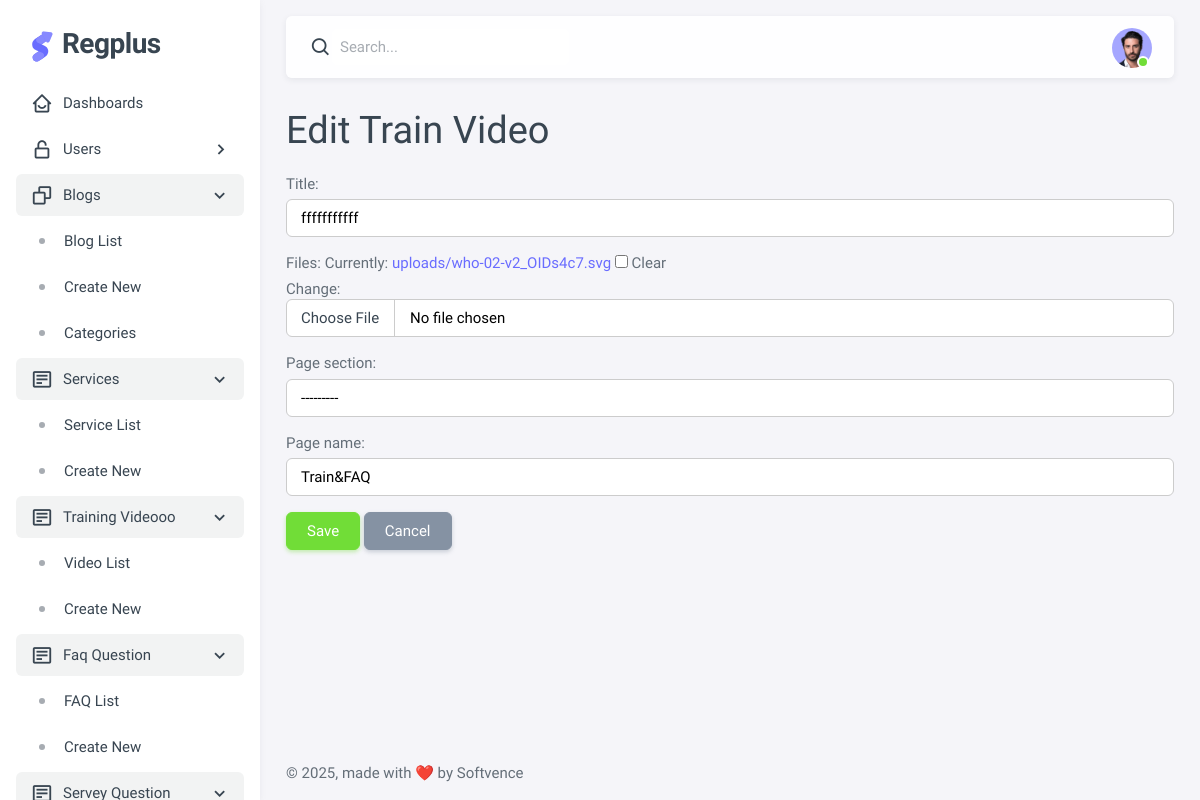
The app's page /train-videos/17/edit/ with its own data.
### apps/custom_design/models.py (models this page shows, shortened)
class MainModel(models.Model):
    title = models.CharField(max_length=200)
    files = models.FileField(upload_to='uploads/', blank=True, null=True)
    subtitle = models.CharField(max_length=200, blank=True, null=True)
    description = RichTextField(blank=True, null=True)
    page_section = models.CharField(max_length=50, choices=SECTION_CHOICES)
    page_name = models.CharField(max_length=50, choices=PAGE_CHOICES)
    created_at = models.DateTimeField(auto_now_add=True, blank=True, null=True)
    updated_at = models.DateTimeField(auto_now=True,blank=True, null=True)
    class Meta:
        ordering = ['-created_at']  # Order by creation date, newest first

### apps/custom_design/views.py (the view, shortened to what this page needs)
# urls.py: path('train-videos/<int:pk>/edit/', TrainVideoUpdateView.as_view(), name='train_video_edit'),
class TrainVideoUpdateView(View):
    template_name = 'train_video_form.html'
    def get(self, request, pk):
        video = MainModel.objects.get(pk=pk)
        form = TrainVideoForm(instance=video)
        context = {'form': form}
        context = TemplateLayout.init(self, context)
        return render(request, self.template_name, context)

### apps/custom_design/forms.py
class TrainVideoForm(forms.ModelForm):
    class Meta:
        model=MainModel
        fields=['title','files','page_section','page_name']
        widgets = {
            'title': forms.TextInput(attrs={'class': 'form-control'}),
            'files': forms.ClearableFileInput(attrs={'class': 'form-control'}),
            'page_section': forms.Select(attrs={'class': 'form-control'}),
            'page_name': forms.Select(attrs={'class': 'form-control'}),
        }

### project/context_processors.py (called while the page is built)
def my_setting(request):
    return {'MY_SETTING': settings}

def environment(request):
    return {'ENVIRONMENT': settings.ENVIRONMENT}

### templates/layout/bootstrap/layout_vertical.py (called while the page is built)
    def init(context):
        context.update(
            {
                "layout": "vertical",
                "content_navbar": True,
                "content_layout": "compact",
                "is_navbar": True,
                "is_menu": True,
                "is_footer": True,
            }
        )
        TemplateHelper.map_context(context)
        return context

### web_project/__init__.py (called while the page is built)
    def init(self, context):
        layout = "vertical"
        context.update(
            {
                "layout_path": TemplateHelper.set_layout(
                    "layout_" + layout + ".html", context
                ),
            }
        )
        TemplateHelper.map_context(context)
        return context

### web_project/template_helpers/theme.py (called while the page is built)
    def map_context(context):
        if context.get("layout") == "vertical":
            if context.get("menu_fixed") is True:
                context["menu_fixed_class"] = "layout-menu-fixed"
            else:
                context["menu_fixed_class"] = ""
        if context.get("content_layout") == "wide":
            context["container_class"] = "container-fluid"
            context["content_layout_class"] = "layout-wide"
        else:
            context["container_class"] = "container-xxl"
            context["content_layout_class"] = "layout-compact"

    def get_theme_variables(scope):
        return settings.THEME_VARIABLES[scope]

    def import_class(fromModule, import_className):
        pprint(f"Loading {import_className} from {fromModule}")
        module = import_module(fromModule)
        return getattr(module, import_className)

### web_project/template_tags/theme.py (called while the page is built)
@register.simple_tag
def get_theme_variables(scope):
    return mark_safe(TemplateHelper.get_theme_variables(scope))

### apps/custom_design/templates/train_video_form.html (shortened to what this page needs)
{% extends layout_path %}
{% load widget_tweaks %}
{% load static %}
{% block content %}
<h2>{% if form.instance.pk %}Edit{% else %}Add{% endif %} Train Video</h2>
<form method="post" enctype="multipart/form-data">
    {{ form.as_p }}
    <button type="submit" class="btn btn-success">Save</button>
    <a href="{% url 'train_video_list' %}" class="btn btn-secondary">Cancel</a>
</form>
{% endblock %}

### apps/custom_design/templates/train_video_form.html (style rules this page uses)
.form-control, .form-select { background-color: #fff; color: #000; border-color: #ccc; }
label { margin-bottom: 0.3rem; font-weight: 500; }

### records on screen
MainModel: title "fffffffffff", page_section "---------", page_name "Train&FAQ"
